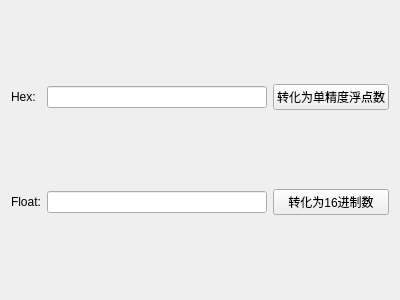
<?xml version="1.0" encoding="UTF-8"?>
<ui version="4.0">
 <class>FloatWidget</class>
 <widget class="QWidget" name="FloatWidget">
  <property name="geometry">
   <rect>
    <x>0</x>
    <y>0</y>
    <width>400</width>
    <height>300</height>
   </rect>
  </property>
  <property name="windowTitle">
   <string>Form</string>
  </property>
  <layout class="QGridLayout" name="gridLayout">
   <item row="0" column="1">
    <widget class="QLineEdit" name="HexLine"/>
   </item>
   <item row="0" column="2">
    <widget class="QPushButton" name="convFlaot">
     <property name="text">
      <string>转化为单精度浮点数</string>
     </property>
    </widget>
   </item>
   <item row="1" column="2">
    <widget class="QPushButton" name="convHex">
     <property name="text">
      <string>转化为16进制数</string>
     </property>
    </widget>
   </item>
   <item row="0" column="0">
    <widget class="QLabel" name="label_2">
     <property name="text">
      <string>Hex:</string>
     </property>
    </widget>
   </item>
   <item row="1" column="0">
    <widget class="QLabel" name="label">
     <property name="text">
      <string>Float:</string>
     </property>
    </widget>
   </item>
   <item row="1" column="1">
    <widget class="QLineEdit" name="FloatLine"/>
   </item>
  </layout>
 </widget>
 <resources/>
 <connections/>
</ui>
